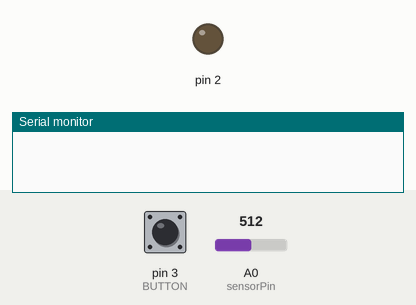
Bench run of a sketch on a simulated Arduino Uno, built with avr-gcc and run on an emulated ATmega328P. Parts: output pins drawn as LEDs (lit = HIGH), the last lines printed to the serial monitor. Dashed ring = blinking. Inputs (shaded band) come from the test bench; at power-on: pin 3 (BUTTON) LOW, A0 (sensorPin) = 512.

Above: at 1.2 s.
1.3 s: pin 3 (BUTTON) pulled HIGH for 0.15 s
At 1.55 s:
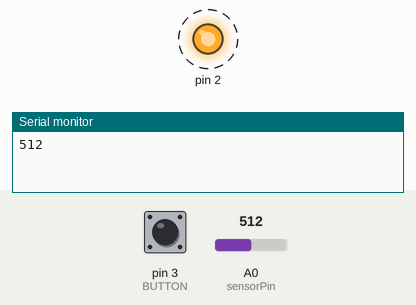
4.3 s: A0 (sensorPin) set to 483
7.3 s: A0 (sensorPin) set to 451
At 7.7 s:
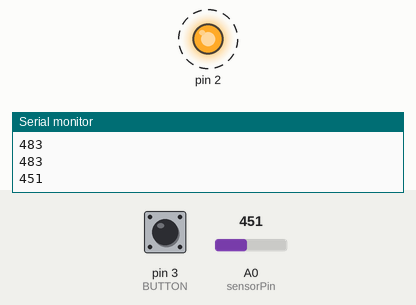
Timing chart, 0 to 16.3 s (numbered marks = the images above; inputs shaded):
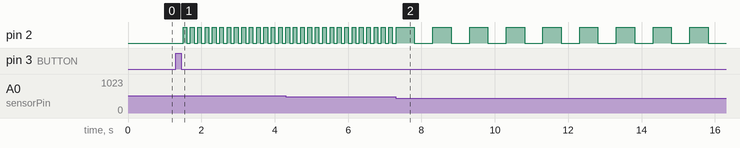

Measured:
- the behaviour switches between 470 and 469 on A0 (sensorPin) (found by bisection; images 1 and 2)
- after the input at 1.3 s, pin 2: alternates HIGH for 0.10 s and LOW for 0.10 s, starting after 0.20 s
- after the input at 7.3 s, pin 2: alternates HIGH for 0.50 s and LOW for 0.50 s, starting after 0.51 s

The sketch:

lab_codes.ino
```cpp
int sensorPin = A0;
int sensorValue = 0;
int BUTTON = 3;
int c=0;

void setup() {
  pinMode(2, OUTPUT);
  Serial.begin(9600);
  pinMode(BUTTON,INPUT);
}

void loop() {

if(digitalRead(BUTTON) == HIGH)
{delay(100);
 if(digitalRead(BUTTON) == LOW)
 {c++;}
}
 if(c>0)
 {
  sensorValue = analogRead(sensorPin);
  Serial.println(sensorValue);

  if(sensorValue < 470)
  { digitalWrite(2,HIGH);
  delay(500);
  digitalWrite(2,LOW);
   delay(500);}
  else
  {
  digitalWrite(2,HIGH);
  delay(100);
  digitalWrite(2,LOW);
   delay(100);}


}}
```
